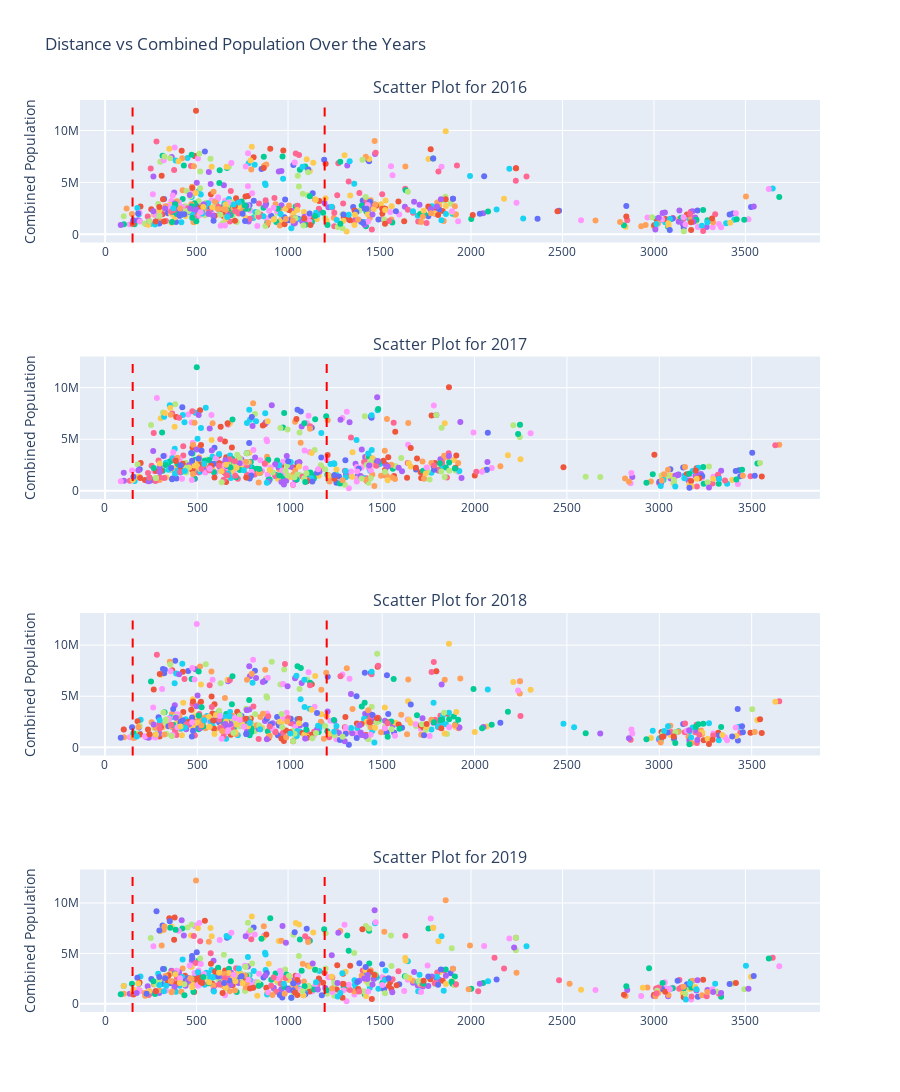

Notebook code cell kept with this figure:
### Code cell
# Show figures

n_years = len(years)

# Create subplots
fig = make_subplots(rows=n_years, cols=1, 
                    subplot_titles=[f"Scatter Plot for {year}" for year in years])

# Define the vertical lines' x-coordinates
vertical_lines_x = [150, 1200] 

# Add each figure to the corresponding subplot
for i, scatter_fig in enumerate(figures):
    # Add scatter plot data
    for trace in scatter_fig.data:
        fig.add_trace(
            go.Scatter(
                x=trace.x,
                y=trace.y,
                mode='markers',
                name=trace.name  
            ),
            row=i + 1, col=1  # Position each scatter plot in a new row
        )
    
    # Add vertical lines to the corresponding subplot
    for x in vertical_lines_x:
        fig.add_vline(x=x, line=dict(color='red', dash='dash'), row=i + 1, col=1)

# Define a height for the overall figure
total_height = 1800  

# Update layout for the entire figure
fig.update_layout(
    title="Distance vs Combined Population Over the Years",
    height=total_height,  
    showlegend=False 
)

# Adjust the y-axis height for each subplot
for i in range(n_years):
    fig.update_yaxes(title_text="Combined Population", row=i + 1, col=1)

# Show the combined figure with subplots
fig.show()
